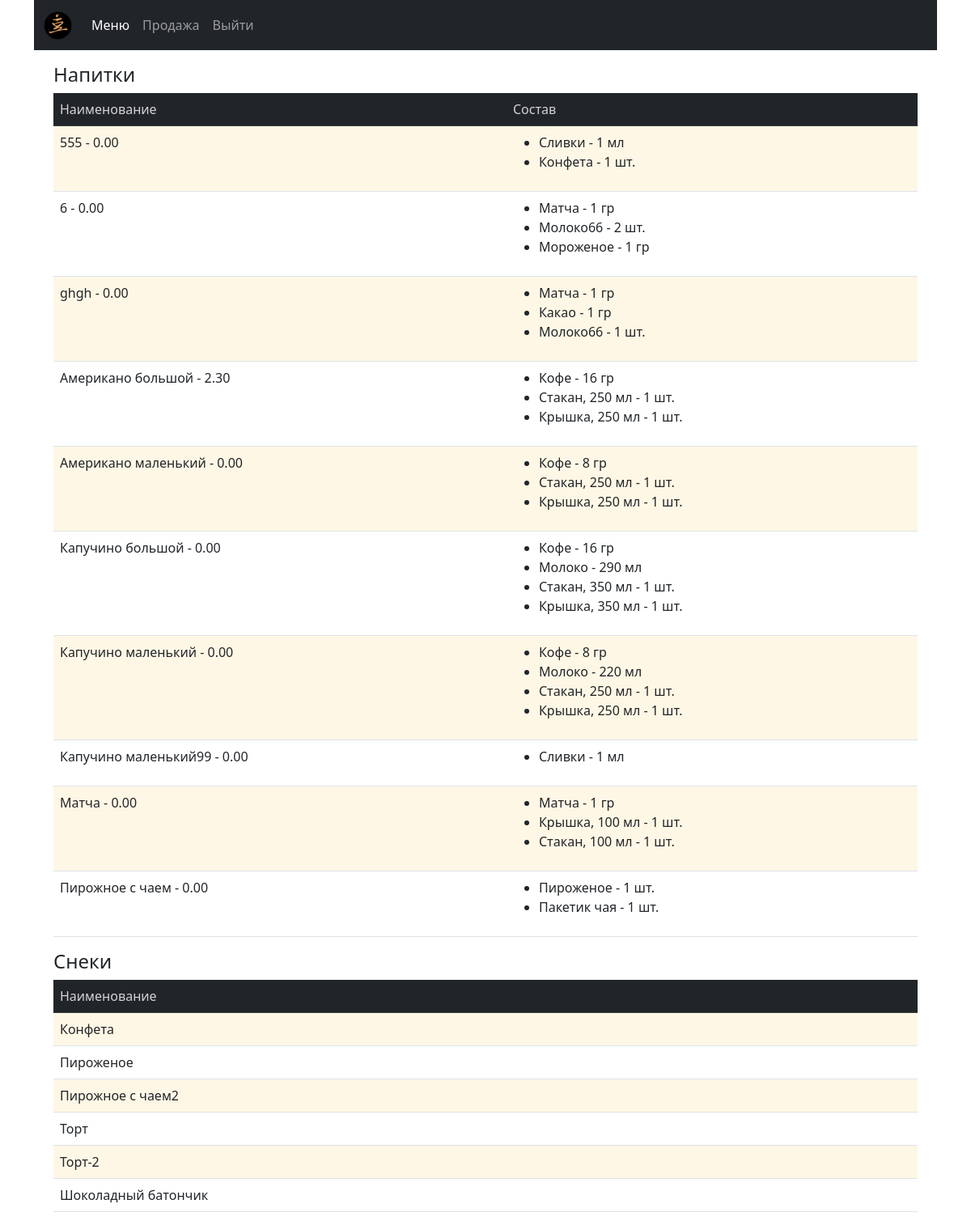
The page /menu on the database its author committed.
### cafecrm/models.py (models this page shows, shortened)
class Drink(models.Model):
    DRINK = 'drink'
    SNACK = 'snack'
    MENU_TYPE = ((DRINK, 'напиток'), (SNACK, 'штучный товар'))
    drink_name = models.CharField(max_length=50, verbose_name='Название')
    slug = models.SlugField(unique='drink_name', blank=True)
    menu_type = models.CharField(max_length=20, choices=MENU_TYPE, verbose_name='Категория')
    price = models.DecimalField(max_digits=10, decimal_places=2, default=0.00, verbose_name='Цена', blank=True, null=True)
    class Meta:
        ordering = ('drink_name',)
        verbose_name = 'Drink'
        verbose_name_plural = 'Drinks'

class DrinkItem(models.Model):
    drink = models.ForeignKey(Drink, related_name='items', on_delete=models.CASCADE, verbose_name='Название')
    product = models.ForeignKey(Products, related_name='drink_items', on_delete=models.PROTECT, verbose_name='Продукт')
    quantity = models.PositiveIntegerField(default=0, verbose_name='Количество')

class Products(models.Model):
    PRODUCT = 'product'
    SNACK = 'snack'
    TARE = 'tare'
    PRODUCT_TYPE = ((PRODUCT, 'продукт'), (SNACK, 'штучный товар'), (TARE, 'тара'))
    PC = 'шт.'
    ML = 'мл'
    GR = 'гр'
    UNITS = ((PC, 'шт.'), (ML, 'мл'), (GR, 'гр'))
    product_name = models.CharField(max_length=250, verbose_name='Наименование')
    unit = models.CharField(max_length=20, choices=UNITS, verbose_name='Единица измерения')
    product_type = models.CharField(max_length=20, choices=PRODUCT_TYPE, verbose_name='Категория')
    slug = models.SlugField(max_length=200, db_index=True, unique='product_name')
    price = models.DecimalField(max_digits=10, decimal_places=2, default=0.00, verbose_name='Цена', blank=True, null=True)
    stock = models.PositiveIntegerField(default=0, verbose_name='Остаток', blank=True, null=True)
    min_stock = models.PositiveSmallIntegerField(default=0, verbose_name='Минимальный остаток', blank=True, null=True)
    description = models.TextField(blank=True, verbose_name='Описание')
    need_to_order = property(
        lambda self: (self.min_stock - self.stock if self.stock < self.min_stock else 0)
        )
    class Meta:
        verbose_name = 'Product'
        verbose_name_plural = 'Products'
        ordering = ['product_type', 'product_name']
        index_together = (('id', 'slug'),)
    def __str__(self):
        return '{}'.format(self.product_name)

### cafecrm/views.py (the view)
# urls.py: path('menu', views.menu, name='menu'),
def menu(request):
    menu_drinks = Drink.objects.filter(menu_type='drink').order_by('drink_name')
    menu_snack = Drink.objects.filter(menu_type='snack').order_by('drink_name')
    drink_items = DrinkItem.objects.all()
    context = {
        'drink_items': drink_items,
        'menu_drinks': menu_drinks,
        'menu_snack': menu_snack,
    }
    return render(request,
                  'cafecrm/menu.html', context)

### doc_temp/context_processors.py (called while the page is built)
def doc(request):
    return {'doc_temp': Doctemp(request)}

### templates/cafecrm/menu.html (shortened to what this page needs)
{% extends "cafecrm/base.html" %}
{% load static %}
{% block content %}
<div class="container mt-3">
  <h4>Напитки</h4>
  <table class="table table-striped">
    <thead class="table-dark">
      <tr>
        <th>Наименование</th>
        <th>Состав</th>
      </tr>
    </thead>
    <tbody>
      {% for el in menu_drinks %}
        <tr>
          <td> {{ el.drink_name }} - {{ el.price }}</td>
          <td>
            <ul>
            {% for item in drink_items %}
              {% if item.drink_id == el.id %}
                <li>
                  {{ item.product }} - {{ item.quantity }} {{ item.product.unit }}
                </li>
              {% endif %}
            {% endfor %}
            </ul>
          </td>
        </tr>
      {% endfor %}
    </tbody>
  </table>
</div>
<div class="container mt-3">
  <h4>Снеки</h4>
  <table class="table table-striped">
    <thead class="table-dark">
      <tr>
        <th>Наименование</th>
      </tr>
    </thead>
    <tbody>
      {% for sn in menu_snack %}
        <tr>
          <td> {{ sn.drink_name }} </td>
        </tr>
      {% endfor %}
    </tbody>
  </table>
</div>
{% endblock %}

### cafecrm/static/cafecrm/css/style.css (style rules this page uses)
:root { --color-gold: #e0a164 }
.table-striped>tbody>tr:nth-of-type(odd)>* { --bs-table-accent-bg: var(--bs-table-striped-bg); }
th { font-weight: inherit; color: rgba(255, 255, 255, 0.8) !important; }

### rows shown on the page
Drink: drink_name "555", price "0.00"
DrinkItem: product "Сливки", quantity "1", product.unit "мл"
DrinkItem: product "Конфета", quantity "1", product.unit "шт."
Drink: drink_name "6", price "0.00"
DrinkItem: product "Матча", quantity "1", product.unit "гр"
DrinkItem: product "Молоко66", quantity "2", product.unit "шт."
DrinkItem: product "Мороженое", quantity "1", product.unit "гр"
Drink: drink_name "ghgh", price "0.00"
DrinkItem: product "Матча", quantity "1", product.unit "гр"
DrinkItem: product "Какао", quantity "1", product.unit "гр"
DrinkItem: product "Молоко66", quantity "1", product.unit "шт."
Drink: drink_name "Американо большой", price "2.30"
DrinkItem: product "Кофе", quantity "16", product.unit "гр"
DrinkItem: product "Стакан, 250 мл", quantity "1", product.unit "шт."
DrinkItem: product "Крышка, 250 мл", quantity "1", product.unit "шт."
Drink: drink_name "Американо маленький", price "0.00"
DrinkItem: product "Кофе", quantity "8", product.unit "гр"
DrinkItem: product "Стакан, 250 мл", quantity "1", product.unit "шт."
DrinkItem: product "Крышка, 250 мл", quantity "1", product.unit "шт."
Drink: drink_name "Капучино большой", price "0.00"
DrinkItem: product "Кофе", quantity "16", product.unit "гр"
DrinkItem: product "Молоко", quantity "290", product.unit "мл"
DrinkItem: product "Стакан, 350 мл", quantity "1", product.unit "шт."
DrinkItem: product "Крышка, 350 мл", quantity "1", product.unit "шт."
Drink: drink_name "Капучино маленький", price "0.00"
DrinkItem: product "Кофе", quantity "8", product.unit "гр"
DrinkItem: product "Молоко", quantity "220", product.unit "мл"
DrinkItem: product "Стакан, 250 мл", quantity "1", product.unit "шт."
DrinkItem: product "Крышка, 250 мл", quantity "1", product.unit "шт."
Drink: drink_name "Капучино маленький99", price "0.00"
DrinkItem: product "Сливки", quantity "1", product.unit "мл"
Drink: drink_name "Матча", price "0.00"
DrinkItem: product "Матча", quantity "1", product.unit "гр"
DrinkItem: product "Крышка, 100 мл", quantity "1", product.unit "шт."
DrinkItem: product "Стакан, 100 мл", quantity "1", product.unit "шт."
Drink: drink_name "Пирожное с чаем", price "0.00"
DrinkItem: product "Пироженое", quantity "1", product.unit "шт."
DrinkItem: product "Пакетик чая", quantity "1", product.unit "шт."
Drink: drink_name "Конфета"
Drink: drink_name "Пироженое"
Drink: drink_name "Пирожное с чаем2"
Drink: drink_name "Торт"
Drink: drink_name "Торт-2"
Drink: drink_name "Шоколадный батончик"
